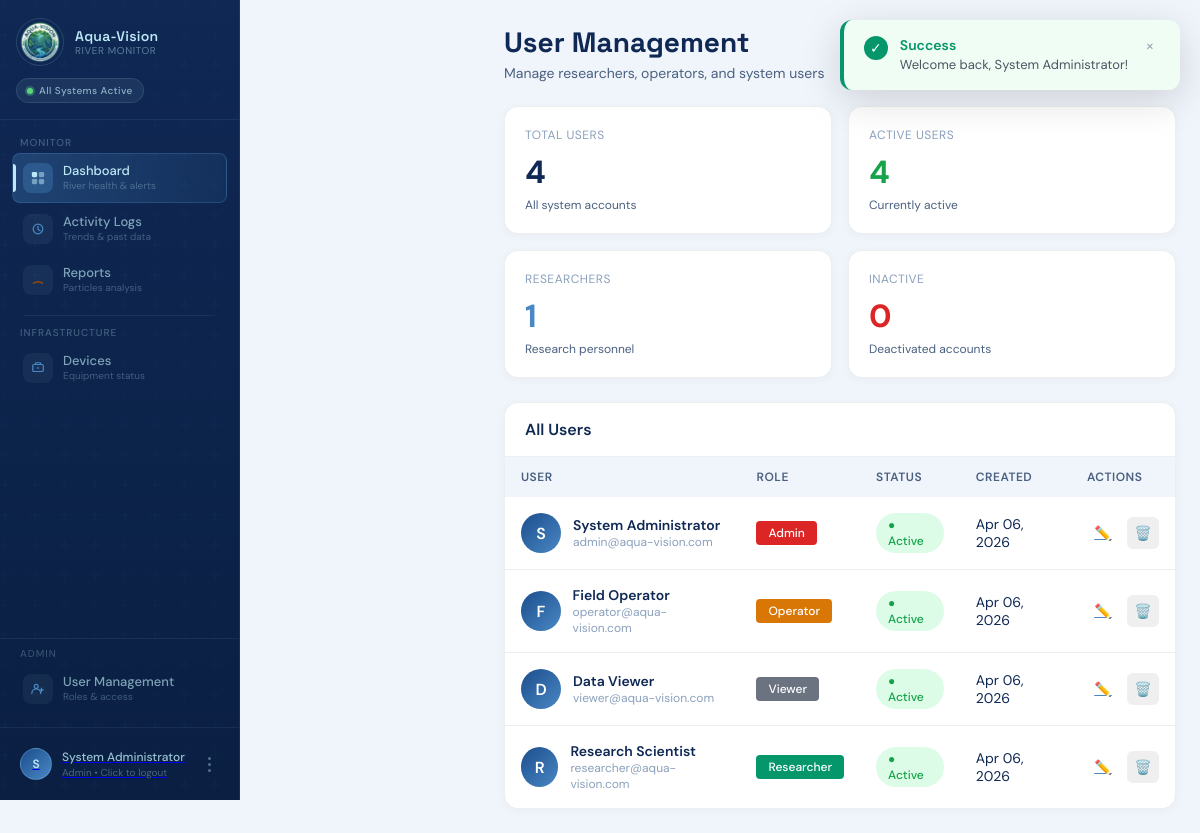
The page /apps/admin/users.php (signed in) on the database its author committed.
### tables this page shows
CREATE TABLE IF NOT EXISTS users (
    user_id INT AUTO_INCREMENT PRIMARY KEY,
    username VARCHAR(50) UNIQUE NOT NULL,
    email VARCHAR(100) UNIQUE NOT NULL,
    password_hash VARCHAR(255) NOT NULL,
    full_name VARCHAR(100) NOT NULL,
    role ENUM('admin', 'operator', 'viewer', 'researcher') DEFAULT 'viewer',
    is_active BOOLEAN DEFAULT TRUE,
    created_at TIMESTAMP DEFAULT CURRENT_TIMESTAMP,
    updated_at TIMESTAMP DEFAULT CURRENT_TIMESTAMP ON UPDATE CURRENT_TIMESTAMP
);

### apps/admin/users.php (the view, shortened to what this page needs)
<?php
require_once __DIR__ . '/../../database/config.php';
$action = $_GET['action'] ?? 'list';
$users = getAllUsers($conn);
function getAllUsers($conn) {
    $sql = "SELECT user_id, username, email, full_name, role, is_active, created_at, updated_at
            FROM users
            ORDER BY created_at DESC";
    $result = $conn->query($sql);
    return $result ? $result->fetch_all(MYSQLI_ASSOC) : [];
}
function getRoleBadgeColor($role) {
    switch ($role) {
        case 'admin':
            return '#dc2626';
        case 'operator':
            return '#d97706';
        case 'researcher':
            return '#059669';
        case 'viewer':
            return '#6b7280';
    }
}
$totalUsers = count($users);
$activeUsers = count(array_filter($users, fn($u) => $u['is_active']));
$inactiveUsers = $totalUsers - $activeUsers;
$researcherCount = count(array_filter($users, fn($u) => $u['role'] === 'researcher'));
?>
<!DOCTYPE html>
<html lang="en">
<head>
</head>
<body>
    <?php include __DIR__ . '/../../assets/navigation.php'; ?>
    <?php include __DIR__ . '/../../assets/toast.php'; ?>
    <div class="main-content">
        <div class="page-header">
            <div>
                <h1 class="page-title">User Management</h1>
                <p class="page-subtitle">Manage researchers, operators, and system users</p>
            </div>
            <?php if ($action === 'list'): ?>
                <a href="?action=add" class="btn btn-primary">
                    <span>+</span> Add New User
                </a>
            <?php endif; ?>
        </div>
        <?php if ($action === 'list'): ?>
            <div class="stats-grid">
                <div class="stat-card">
                    <div class="stat-label">Total Users</div>
                    <div class="stat-value"><?= $totalUsers ?></div>
                    <div class="stat-change">All system accounts</div>
                </div>
                <div class="stat-card">
                    <div class="stat-label">Active Users</div>
                    <div class="stat-value" style="color: var(--good);"><?= $activeUsers ?></div>
                    <div class="stat-change">Currently active</div>
                </div>
                <div class="stat-card">
                    <div class="stat-label">Researchers</div>
                    <div class="stat-value" style="color: var(--c3);"><?= $researcherCount ?></div>
                    <div class="stat-change">Research personnel</div>
                </div>
                <div class="stat-card">
                    <div class="stat-label">Inactive</div>
                    <div class="stat-value" style="color: var(--crit);"><?= $inactiveUsers ?></div>
                    <div class="stat-change">Deactivated accounts</div>
                </div>
            </div>
            <div class="card">
                <div class="card-header">
                    <h2 class="card-title">All Users</h2>
                </div>
                <?php if (empty($users)): ?>
                    <div class="empty-state">
                        <div class="empty-state-icon">👥</div>
                        <div class="empty-state-title">No users found</div>
                        <div class="empty-state-text">Get started by adding your first user.</div>
                    </div>
                <?php else: ?>
                    <table class="data-table">
                        <thead>
                            <tr>
                                <th>User</th>
                                <th>Role</th>
                                <th>Status</th>
                                <th>Created</th>
                                <th>Actions</th>
                            </tr>
                        </thead>
                        <tbody>
                            <?php foreach ($users as $u): ?>
                                <tr>
                                    <td>
                                        <div class="user-info">
                                            <div class="user-avatar">
                                                <?= strtoupper(substr($u['full_name'], 0, 1)) ?>
                                            </div>
                                            <div class="user-details">
                                                <span class="user-name"><?= htmlspecialchars($u['full_name']) ?></span>
                                                <span class="user-email"><?= htmlspecialchars($u['email']) ?></span>
                                            </div>
                                        </div>
                                    </td>
                                    <td>
                                        <span class="role-badge" style="background: <?= getRoleBadgeColor($u['role']) ?>">
                                            <?= ucfirst($u['role']) ?>
                                        </span>
                                    </td>
                                    <td>
                                        <?php if ($u['is_active']): ?>
                                            <span class="badge badge-success">● Active</span>
                                        <?php else: ?>
                                            <span class="badge badge-danger">● Inactive</span>
                                        <?php endif; ?>
                                    </td>
                                    <td><?= date('M d, Y', strtotime($u['created_at'])) ?></td>
                                    <td>
                                        <div class="actions">
                                            <a href="?action=edit&id=<?= $u['user_id'] ?>" class="icon-btn edit" title="Edit">✏️</a>
                                            <form method="POST" style="display: inline;" onsubmit="return confirm('Are you sure you want to delete this user?');">
                                                <button type="submit" class="icon-btn delete" title="Delete">🗑️</button>
                                            </form>
                                        </div>
                                    </td>
                                </tr>
                            <?php endforeach; ?>
                        </tbody>
                    </table>
                <?php endif; ?>
            </div>
        <?php endif; ?>
    </div>
</body>
</html>

### apps/admin/users.php (style rules this page uses)
*, *::before, *::after { box-sizing: border-box; margin: 0; padding: 0; }
:root { --c1: #0F2854; --c2: #1C4D8D; --c3: #4988C4; --c4: #BDE8F5; --bg: #f0f5fb; --surface: #fff; --border: rgba(15,40,84,.08); --text: #0F2854; --text2: #4a6080; --text3: #8aa0bc; --good: #16a34a; --good-bg: #dcfce7; --warn: #d97706; --warn-bg: #fef3c7; --crit: #dc2626; --crit-bg: #fee2e2; --radius: 14px; --radius-sm: 8px; --sidebar-w: 240px; }
body { font-family: 'DM Sans', sans-serif; background: var(--bg); min-height: 100vh; }
.main-content { margin-left: var(--sidebar-w); padding: 24px; }
.page-header { display: flex; justify-content: space-between; align-items: center; margin-bottom: 24px; }
.page-title { font-family: 'Space Grotesk', sans-serif; font-size: 28px; font-weight: 700; color: var(--c1); }
.page-subtitle { font-size: 14px; color: var(--text2); margin-top: 4px; }
.stats-grid { display: grid; grid-template-columns: repeat(4, 1fr); gap: 16px; margin-bottom: 24px; }
.stat-card { background: var(--surface); border-radius: var(--radius); padding: 20px; border: 1px solid var(--border); box-shadow: 0 2px 8px rgba(15,40,84,0.04); }
.stat-label { font-size: 12px; color: var(--text3); text-transform: uppercase; letter-spacing: 0.5px; }
.stat-value { font-size: 32px; font-weight: 700; color: var(--c1); margin-top: 8px; }
.stat-change { font-size: 12px; color: var(--text2); margin-top: 4px; }
.card { background: var(--surface); border-radius: var(--radius); border: 1px solid var(--border); overflow: hidden; box-shadow: 0 2px 8px rgba(15,40,84,0.04); }
.card-header { padding: 16px 20px; border-bottom: 1px solid var(--border); display: flex; justify-content: space-between; align-items: center; }
.card-title { font-size: 16px; font-weight: 600; color: var(--c1); }
.data-table { width: 100%; border-collapse: collapse; }
.data-table th { background: var(--bg); padding: 12px 16px; text-align: left; font-size: 12px; font-weight: 600; color: var(--text2); text-transform: uppercase; letter-spacing: 0.5px; }
.data-table td { padding: 16px; border-bottom: 1px solid var(--border); font-size: 14px; color: var(--text); }
.data-table tr:last-child td { border-bottom: none; }
.badge { display: inline-flex; align-items: center; gap: 6px; padding: 4px 12px; border-radius: 20px; font-size: 12px; font-weight: 500; }
.badge-success { background: var(--good-bg); color: var(--good); }
.role-badge { display: inline-flex; align-items: center; padding: 4px 12px; border-radius: 4px; font-size: 12px; font-weight: 500; color: white; }
.btn { display: inline-flex; align-items: center; gap: 8px; padding: 10px 20px; border-radius: var(--radius-sm); font-size: 14px; font-weight: 500; cursor: pointer; border: none; text-decoration: none; transition: all 0.2s; }
.btn-primary { background: var(--c2); color: white; }
.icon-btn { width: 32px; height: 32px; border-radius: 6px; display: inline-flex; align-items: center; justify-content: center; border: none; cursor: pointer; font-size: 14px; transition: all 0.2s; }
.icon-btn.edit { color: var(--c3); }
.icon-btn.delete { color: var(--crit); }
.user-info { display: flex; align-items: center; gap: 12px; }
.user-avatar { width: 40px; height: 40px; border-radius: 50%; background: linear-gradient(135deg, var(--c2), var(--c3)); display: flex; align-items: center; justify-content: center; color: white; font-weight: 600; font-size: 16px; }
.user-details { display: flex; flex-direction: column; }
.user-name { font-weight: 600; color: var(--c1); }
.user-email { font-size: 12px; color: var(--text3); }
.actions { display: flex; gap: 8px; }
@media (max-width: 1200px) { .stats-grid { grid-template-columns: repeat(2, 1fr); } }

### assets/navigation.php (style rules this page uses)
:root { --c1: #0F2854; --c2: #1C4D8D; --c3: #4988C4; --c4: #BDE8F5; --c4-soft: rgba(189,232,245,0.13); --c4-hover: rgba(189,232,245,0.20); --sidebar-w: 240px; --radius: 14px; --radius-sm: 8px; --transition: 0.22s cubic-bezier(0.4, 0, 0.2, 1); }
body { margin-left: var(--sidebar-w); }

### rows shown on the page
users: full_name "S", full_name "System Administrator", email "admin@aqua-vision.com", role "Admin", is_active "● Active", created_at "Apr 06, 2026"
users: full_name "F", full_name "Field Operator", email "operator@aqua-vision.com", role "Operator", is_active "● Active", created_at "Apr 06, 2026"
users: full_name "D", full_name "Data Viewer", email "viewer@aqua-vision.com", role "Viewer", is_active "● Active", created_at "Apr 06, 2026"
users: full_name "R", full_name "Research Scientist", email "researcher@aqua-vision.com", role "Researcher", is_active "● Active", created_at "Apr 06, 2026"

### other values the page prints
substr($_SESSION['user_name'] ?? 'U', 0, 1) "S"
$_SESSION['user_name'] "System Administrator"
$_SESSION['user_role'] "Admin"
$totalUsers "4"
$activeUsers "4"
$researcherCount "1"
$inactiveUsers "0"
